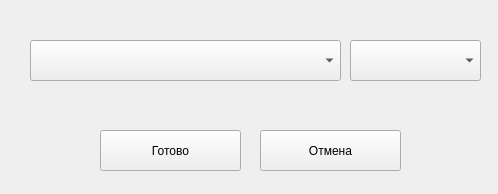
<?xml version="1.0" encoding="UTF-8"?>
<ui version="4.0">
 <class>headmen</class>
 <widget class="QWidget" name="headmen">
  <property name="geometry">
   <rect>
    <x>0</x>
    <y>0</y>
    <width>498</width>
    <height>194</height>
   </rect>
  </property>
  <property name="windowTitle">
   <string>Form</string>
  </property>
  <widget class="QComboBox" name="comboBox">
   <property name="geometry">
    <rect>
     <x>30</x>
     <y>40</y>
     <width>311</width>
     <height>41</height>
    </rect>
   </property>
  </widget>
  <widget class="QComboBox" name="comboBox_2">
   <property name="geometry">
    <rect>
     <x>350</x>
     <y>40</y>
     <width>131</width>
     <height>41</height>
    </rect>
   </property>
  </widget>
  <widget class="QPushButton" name="pushButton">
   <property name="geometry">
    <rect>
     <x>100</x>
     <y>130</y>
     <width>141</width>
     <height>41</height>
    </rect>
   </property>
   <property name="text">
    <string>Готово</string>
   </property>
  </widget>
  <widget class="QPushButton" name="pushButton_2">
   <property name="geometry">
    <rect>
     <x>260</x>
     <y>130</y>
     <width>141</width>
     <height>41</height>
    </rect>
   </property>
   <property name="text">
    <string>Отмена</string>
   </property>
  </widget>
 </widget>
 <resources/>
 <connections/>
</ui>
